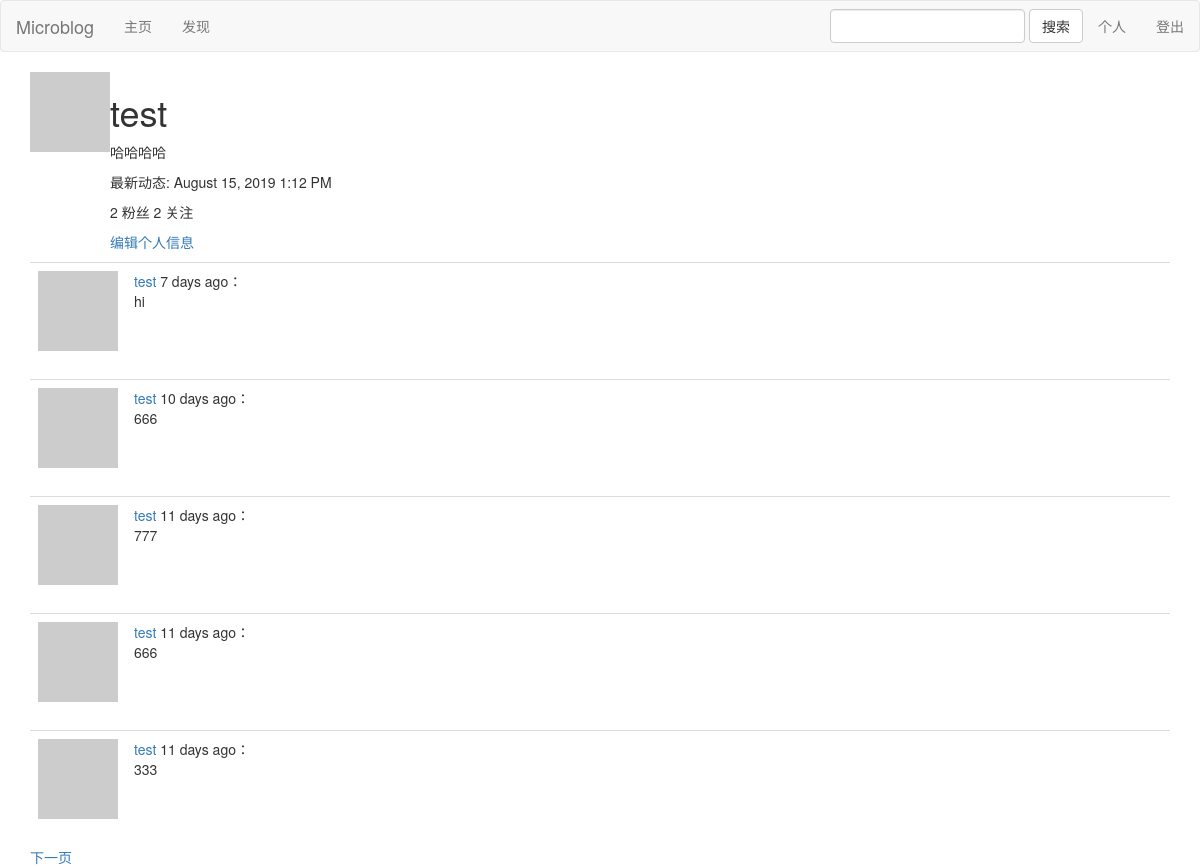
The page /user/test (signed in) on the database as committed earlier.
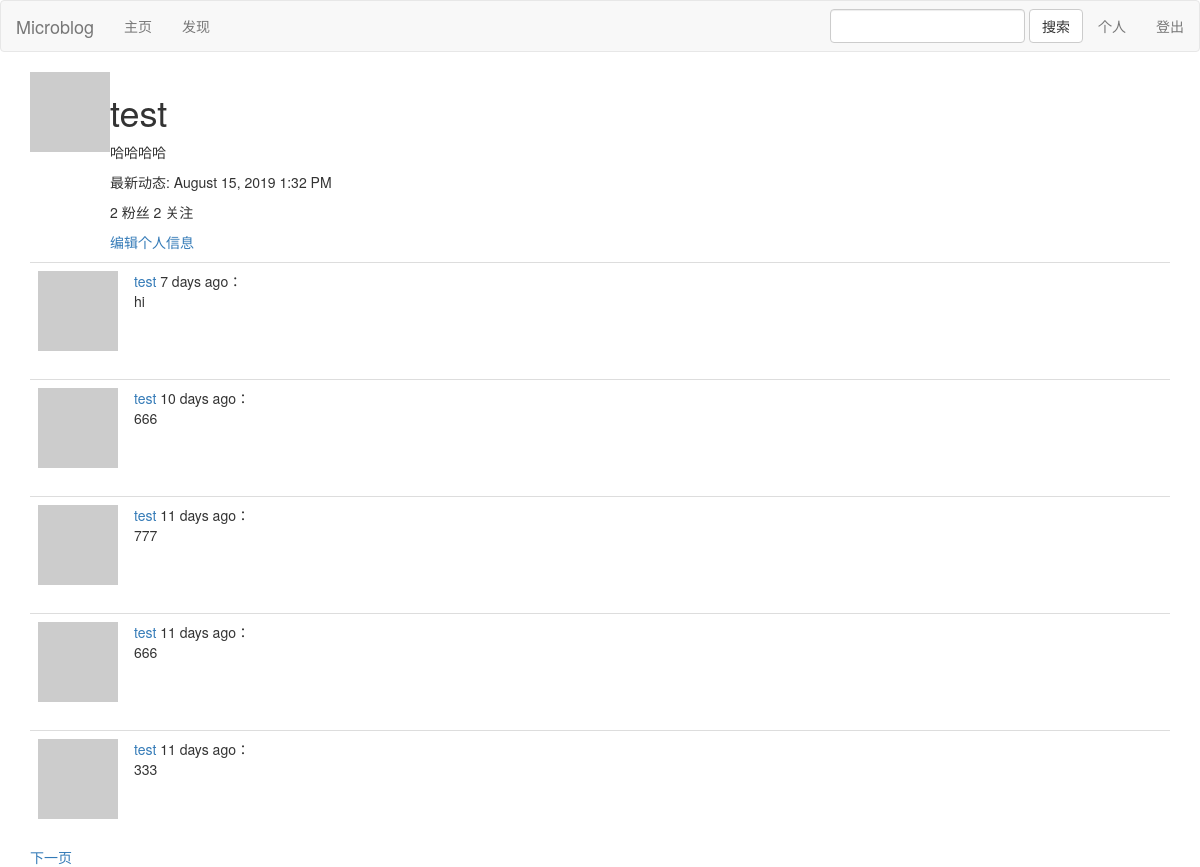
The same page on the database as committed later.
### app/models.py (models this page shows, shortened)
class User(UserMixin, db.Model):
    id = db.Column(db.Integer, primary_key=True)
    username = db.Column(db.String(64), index=True, unique=True)
    email = db.Column(db.String(120), index=True, unique=True)
    password_hash = db.Column(db.String(128))
    about_me = db.Column(db.String(140))
    last_seen = db.Column(db.DateTime, default=datetime.utcnow)
    posts = db.relationship('Post', backref='author', lazy='dynamic')
    def avatar(self, size):
        digest = md5(self.email.lower().encode('utf-8')).hexdigest()
        return 'https://www.gravatar.com/avatar/{}?d=identicon&s={}'.format(
            digest, size)
    followed = db.relationship(
        'User', secondary=followers,
        primaryjoin=(followers.c.follower_id == id),
        secondaryjoin=(followers.c.followed_id == id),
        backref=db.backref('followers', lazy='dynamic'), lazy='dynamic')

class Post(db.Model):
    __searchable__ = ['body']
    id = db.Column(db.Integer, primary_key=True)
    body = db.Column(db.String(140))
    timestamp = db.Column(db.DateTime, index=True, default=datetime.utcnow)
    user_id = db.Column(db.Integer, db.ForeignKey('user.id'))

### app/main/routes.py (the view)
@bp.route('/user/<username>')
@login_required
def user(username):
    user = User.query.filter_by(username=username).first_or_404()
    page = request.args.get('page', 1, type=int)
    posts = user.posts.order_by(Post.timestamp.desc()).paginate(
        page, current_app.config['POSTS_PER_PAGE'], False)
    next_url = url_for('main.user', username=user.username,
                    page=posts.next_num) if posts.has_next else None
    prev_url = url_for('main.user', username=user.username,
                    page=posts.prev_num) if posts.has_prev else None
    return render_template('user.html', user=user, posts=posts.items,
                        next_url=next_url, prev_url=prev_url)

### app/main/forms.py
class SearchForm(FlaskForm):
    keyword = StringField('')
    sumit = SubmitField('搜索')

### app/main/routes.py (called while the page is built)
@bp.before_app_request
def before_request():
    if current_user.is_authenticated:
        current_user.last_seen = datetime.utcnow()
        db.session.commit()
        g.search_form = SearchForm()

### app/models.py (called while the page is built)
@login.user_loader
def load_user(id):
    return User.query.get(int(id))

### app/templates/user.html (shortened to what this page needs)
{% extends "base.html" %}
{% block app_content %}
    <table>
        <tr valign="top">
            <td><img src="{{ user.avatar(128) }}"></td>
            <td>
                <h1>{{ user.username }}</h1>
                {% if user.about_me %}<p>{{ user.about_me }}</p>{% endif %}
                {% if user.last_seen %}<p>最新动态: {{ moment(user.last_seen).format('LLL') }}</p>{% endif %}
                <p>{{ user.followers.count() }} 粉丝  {{ user.followed.count() }} 关注</p>
                {% if user == current_user %}
                <p><a href="{{ url_for('main.edit_profile') }}">编辑个人信息</a></p>
                {% elif not current_user.is_following(user) %}
                <p><a href="{{ url_for('main.follow', username=user.username) }}">关注</a></p>
                {% else %}
                <p><a href="{{ url_for('main.unfollow', username=user.username) }}">取消关注</a></p>
                {% endif %}
            </td>
        </tr>
    </table>
    {% for post in posts %}
        {% include '_post.html' %}
    {% endfor %}
    {% if next_url %}
    <a href="{{ next_url }}">下一页</a>
    {% endif %}
{% endblock %}

### app/templates/base.html (shortened to what this page needs)
{% extends 'bootstrap/base.html' %}
{% import 'bootstrap/wtf.html' as wtf %}
{% block navbar %}
    <nav class="navbar navbar-default">
            <div class="navbar-header">
                <a class="navbar-brand" href="{{ url_for('main.index') }}">Microblog</a>
            </div>
            <div class="collapse navbar-collapse" id="bs-example-navbar-collapse-1">
                <ul class="nav navbar-nav">
                    <li><a href="{{ url_for('main.index') }}">主页</a></li>
                    <li><a href="{{ url_for('main.explore') }}">发现</a></li>
                </ul>
                <ul class="nav navbar-nav navbar-right">
                    {% if current_user.is_anonymous %}
                    <li><a href="{{ url_for('auth.login') }}">登录</a></li>
                    {% else %}
                    <li>
                        {% if g.search_form %}
                        {{ wtf.quick_form(g.search_form, url_for('main.search'),extra_classes='navbar-form navbar-right', method="get") }}
                        {% endif %}
                    </li>
                    <li><a href="{{ url_for('main.user', username=current_user.username) }}">个人</a></li>
                    <li><a href="{{ url_for('auth.logout') }}">登出</a></li>
                    {% endif %}
                </ul>
            </div>
    </nav>
{% endblock %}
{% block content %}
    <div class="container">
        {% block app_content %}{% endblock %}
    </div>
{% endblock %}

### app/templates/_post.html
<table class="table table-hover">
    <tr>
        <td width="70px">
            <a href="{{ url_for('main.user', username=post.author.username) }}">
                <img src="{{ post.author.avatar(70) }}" />
            </a>
        </td>
        <td>
            <a href="{{ url_for('main.user', username=post.author.username) }}">
                {{ post.author.username }}
            </a>
            {{ moment(post.timestamp).fromNow() }}：
            <br>
            {{ post.body }}
        </td>
    </tr>
</table>

Rows that differ between the two databases and show on the page:
changed User "test": last_seen "August 15, 2019 1:12 PM" → "August 15, 2019 1:32 PM"
